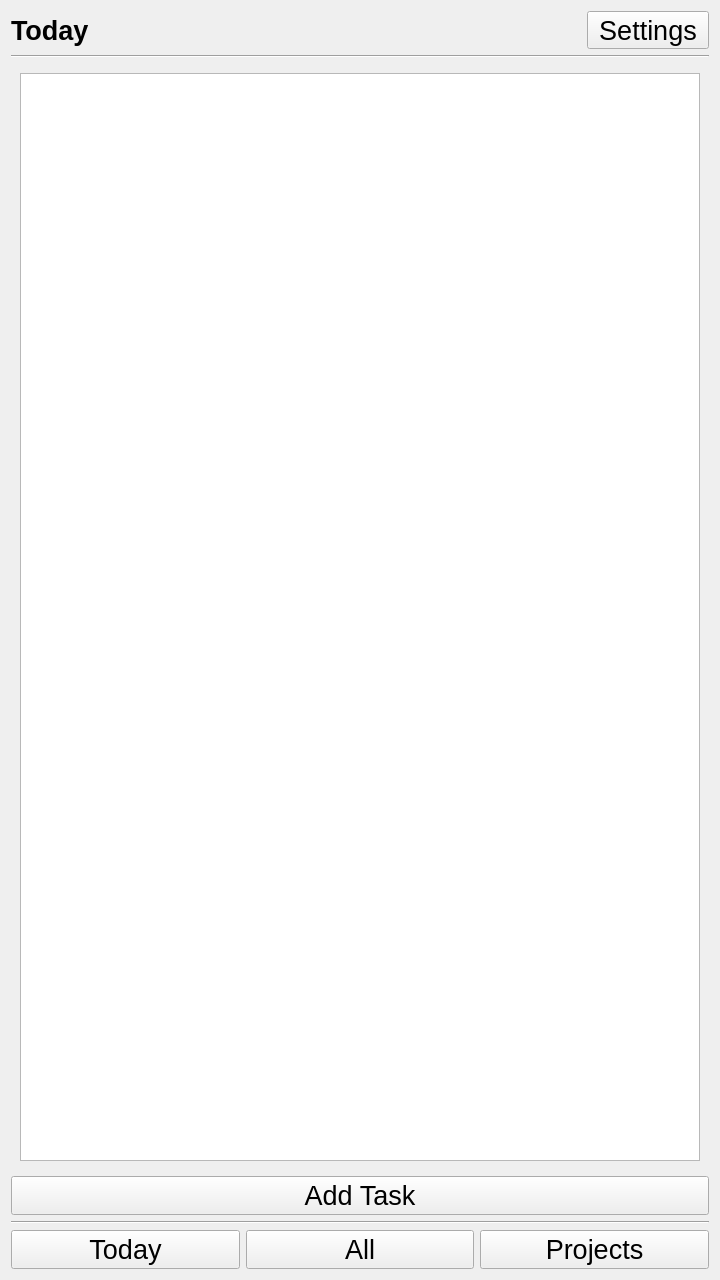
<?xml version="1.0" encoding="UTF-8"?>
<ui version="4.0">
 <class>Base</class>
 <widget class="QWidget" name="Base">
  <property name="geometry">
   <rect>
    <x>0</x>
    <y>0</y>
    <width>720</width>
    <height>1280</height>
   </rect>
  </property>
  <property name="font">
   <font>
    <pointsize>20</pointsize>
   </font>
  </property>
  <property name="windowTitle">
   <string>Base</string>
  </property>
  <layout class="QVBoxLayout" name="verticalLayout_2">
   <item>
    <layout class="QHBoxLayout" name="horizontalLayout_2">
     <item>
      <widget class="QLabel" name="label">
       <property name="font">
        <font>
         <pointsize>20</pointsize>
         <italic>false</italic>
         <bold>true</bold>
        </font>
       </property>
       <property name="text">
        <string>Today</string>
       </property>
      </widget>
     </item>
     <item>
      <widget class="QToolButton" name="settingsButton">
       <property name="font">
        <font>
         <pointsize>20</pointsize>
        </font>
       </property>
       <property name="text">
        <string>Settings</string>
       </property>
      </widget>
     </item>
    </layout>
   </item>
   <item>
    <widget class="Line" name="line">
     <property name="font">
      <font>
       <pointsize>20</pointsize>
       <bold>true</bold>
      </font>
     </property>
     <property name="orientation">
      <enum>Qt::Horizontal</enum>
     </property>
    </widget>
   </item>
   <item>
    <widget class="QStackedWidget" name="stackedWidget">
     <widget class="QWidget" name="todayWidget">
      <layout class="QVBoxLayout" name="verticalLayout_3">
       <item>
        <widget class="QListWidget" name="todayListWidget">
         <property name="sizePolicy">
          <sizepolicy hsizetype="Expanding" vsizetype="Expanding">
           <horstretch>1</horstretch>
           <verstretch>0</verstretch>
          </sizepolicy>
         </property>
        </widget>
       </item>
      </layout>
     </widget>
     <widget class="QWidget" name="projectsWidget">
      <layout class="QVBoxLayout" name="verticalLayout_4">
       <item>
        <widget class="QPushButton" name="addProjectButton">
         <property name="text">
          <string>Додати Проект</string>
         </property>
        </widget>
       </item>
       <item>
        <widget class="QListWidget" name="listWidget"/>
       </item>
      </layout>
     </widget>
     <widget class="QWidget" name="concreteProject">
      <layout class="QVBoxLayout" name="verticalLayout_5">
       <item>
        <widget class="QListWidget" name="projectTasks"/>
       </item>
      </layout>
     </widget>
     <widget class="QWidget" name="allTasksWidget">
      <layout class="QVBoxLayout" name="verticalLayout">
       <item>
        <widget class="QListWidget" name="allTasksListWidget"/>
       </item>
      </layout>
     </widget>
    </widget>
   </item>
   <item>
    <widget class="QPushButton" name="pushButton">
     <property name="font">
      <font>
       <pointsize>20</pointsize>
      </font>
     </property>
     <property name="text">
      <string>Add Task</string>
     </property>
    </widget>
   </item>
   <item>
    <widget class="Line" name="line_2">
     <property name="font">
      <font>
       <pointsize>20</pointsize>
       <bold>true</bold>
      </font>
     </property>
     <property name="orientation">
      <enum>Qt::Horizontal</enum>
     </property>
    </widget>
   </item>
   <item>
    <layout class="QHBoxLayout" name="horizontalLayout">
     <item>
      <widget class="QPushButton" name="todayButton">
       <property name="font">
        <font>
         <pointsize>20</pointsize>
        </font>
       </property>
       <property name="text">
        <string>Today</string>
       </property>
      </widget>
     </item>
     <item>
      <widget class="QPushButton" name="allButton">
       <property name="font">
        <font>
         <pointsize>20</pointsize>
        </font>
       </property>
       <property name="text">
        <string>All</string>
       </property>
      </widget>
     </item>
     <item>
      <widget class="QPushButton" name="projectsButton">
       <property name="font">
        <font>
         <pointsize>20</pointsize>
        </font>
       </property>
       <property name="text">
        <string>Projects</string>
       </property>
      </widget>
     </item>
    </layout>
   </item>
  </layout>
 </widget>
 <resources/>
 <connections/>
</ui>
